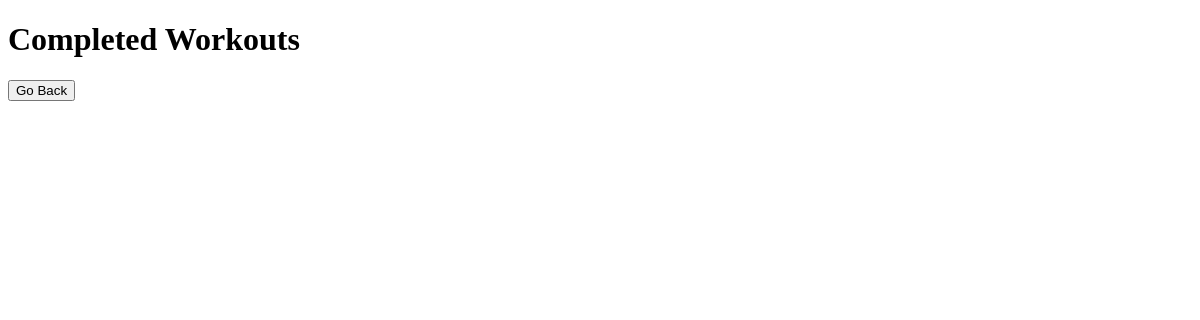
The app's page /view-workouts, older data.
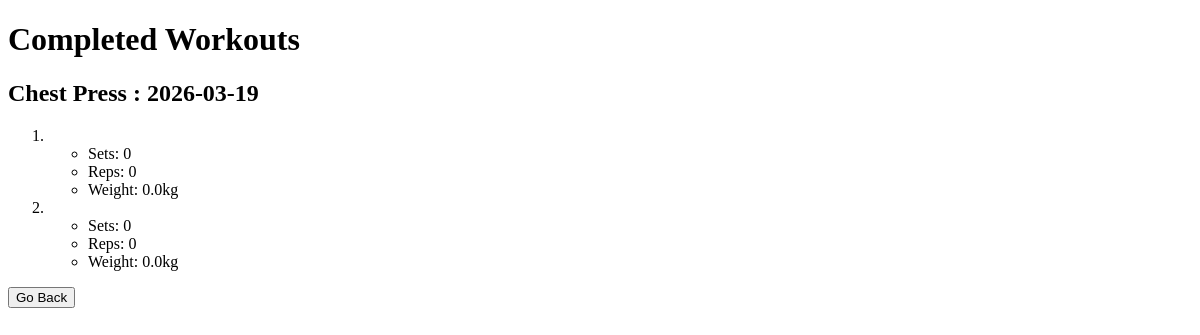
The same page, newer data.
### tables this page shows
CREATE TABLE workouts (
                   id INTEGER PRIMARY KEY AUTOINCREMENT,
                   name TEXT NOT NULL,
                   date TEXT NOT NULL
                   );

CREATE TABLE exercises (
                   exercise TEXT NOT NULL,
                   sets INTEGER,
                   reps INTEGER,
                   weight REAL,
                   workout_id INTEGER NOT NULL,
                   FOREIGN KEY (workout_id) REFERENCES workouts(id)
                   );

### main.py (the view)
@app.get("/view-workouts")
def view_workouts(request: Request):
    print("This was accessed")
    conn = sqlite3.connect("database.db")
    cursor = conn.cursor()
    cursor.execute("""SELECT *
                    FROM workouts
                    JOIN exercises ON exercises.workout_id = workouts.id""")
    data = cursor.fetchall()
    cursor.execute("SELECT name, date, id  FROM workouts")
    entries = cursor.fetchall()
    conn.close()
    return templates.TemplateResponse(
        "view_workouts.html",
        {"request": request, "data": data, "entries": entries}
    )

### templates/view_workouts.html (shortened to what this page needs)
<!DOCTYPE html>
<html lang="en">
<head>
</head>
<body>
    <h1>Completed Workouts</h1>
    {% for entry in entries %}
        <h2>{{ entry[0] }} : {{ entry[1 ]}}</h2>
        <ol>
            {% for exercise in data %}
                {% if exercise[0] == entry[2] %}
                    <li> {{ exercise[3] }} </li>
                    <ul>
                        <li>Sets: {{ exercise[4] }}</li>
                        <li>Reps: {{ exercise[5 ]}} </li>
                        <li>Weight: {{ exercise[6] }}kg</li>
                    </ul>
                {% endif %}
            {% endfor %}
        </ol>
    {% endfor %}
    <button onclick="location.href = 'http://127.0.0.1:8000' ">Go Back</button>
</body>
</html>

Row changes from the older to the newer data that the page shows:
added workouts: name "Chest Press", date "2026-03-19"
added exercises: sets "0", reps "0", weight "0.0"
added exercises: sets "0", reps "0", weight "0.0"
